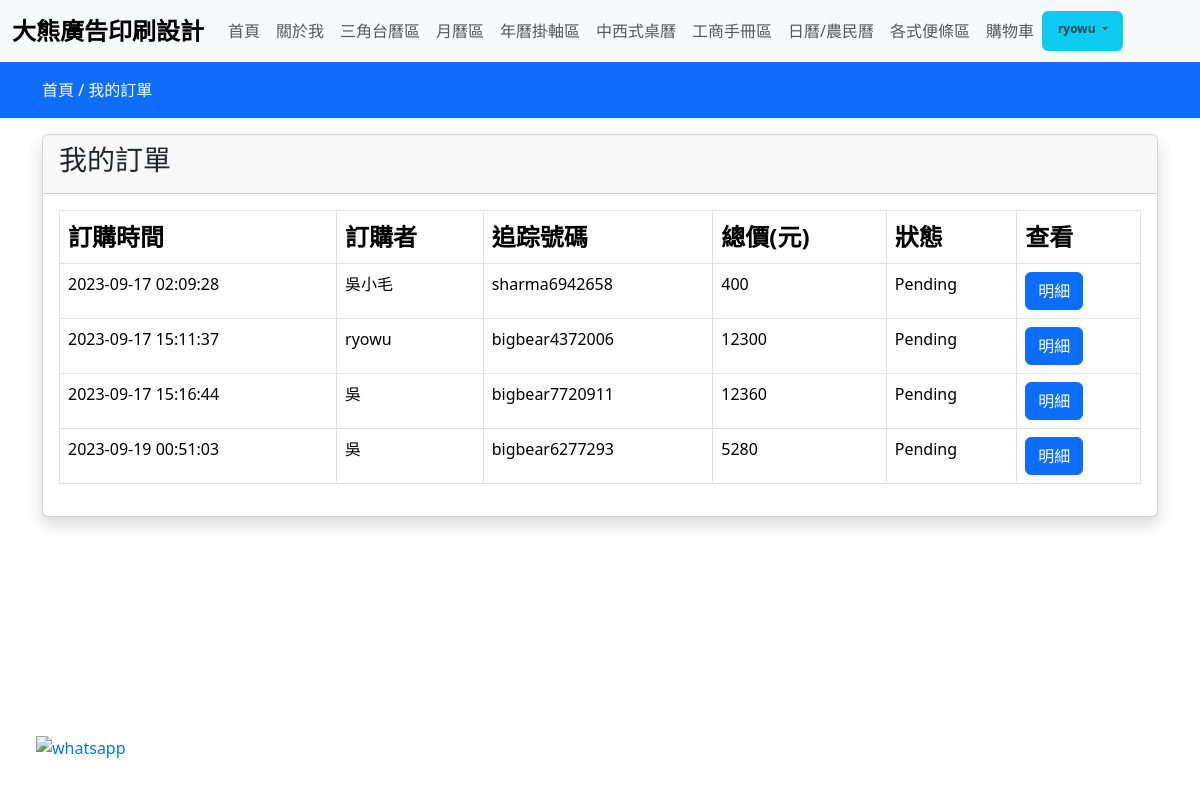
Before: /my-orders (signed in) with the older database file.
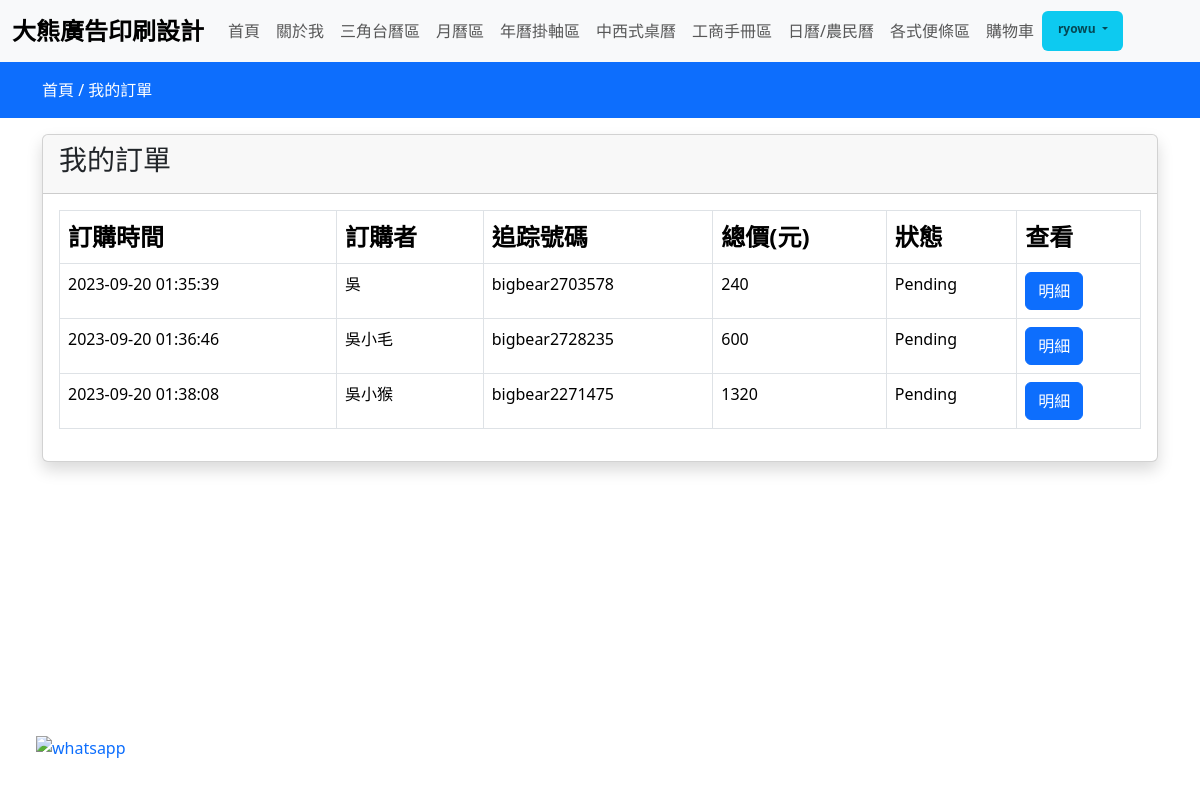
After: the same page with the newer database file.
### store/models.py (models this page shows, shortened)
class Order(models.Model):
  user = models.ForeignKey(User,on_delete=models.CASCADE)
  fname = models.CharField(max_length=150,null=False)
  email = models.CharField(max_length=150,null=False)
  phone = models.CharField(max_length=150,null=False)
  address = models.TextField(null=False)
  city = models.CharField(max_length=150,null=False)
  pincode = models.CharField(max_length=150,null=False)
  total_price = models.FloatField(null=False)
  payment_mode = models.CharField(max_length=150,null=False)
  payment_id = models.CharField(max_length=250,null=True)
  orderstatus = (
    ('Pending','Pending'),
    ('Out For Shipping','Out For Shipping'),
    ('Completed','Completed'),
  )
  status = models.CharField(max_length=150,choices=orderstatus,default='Pending')
  message = models.TextField(max_length=150,null=True)
  tracking_no = models.CharField(max_length=150,null=True)
  created_at = models.DateTimeField(auto_now_add=True)
  updated_at = models.DateTimeField(auto_now=True)

### store/controller/order.py (the view)
# urls.py: path('my-orders', order.index,name="myorders"),
def index(request):
  if request.user.is_superuser:
    orders = Order.objects.all
  else:
    orders = Order.objects.filter(user=request.user)
  context = { 'orders': orders}
  return render(request, "store/orders/index.html",context)

### store/templates/store/orders/index.html
{% extends 'store/layouts/main.html' %}
{% block content %}
  <div class="py-3 bg-primary">
    <div class="container">
      <a href="{% url 'home' %}" class="text-white">首頁 /</a>
      <a href="{% url 'myorders' %}" class="text-white">我的訂單</a>
    </div>
  </div>
  <div class="container my-3">
    <div class="row">
      <div class="col-md-12">
        <div class="card shadow">
          <div class="card-header">
            <h3>我的訂單</h3>
          </div>
          <div class="card-body">
            <table class="table table-bordered">
              <thead>
                <tr class="fs-4">
                  <th>訂購時間</th>
                  <th>訂購者</th>
                  <th>追踪號碼</th>
                  <th>總價(元)</th>
                  <th>狀態</th>
                  <th>查看</th>
                </tr>
              </thead>
              <tbody>
                {% if orders %}
                  {% for item in orders %}
                    <tr>
                      <td>{{ item.created_at|date:"Y-m-d H:i:s" }}</td>
                      <td>{{ item.fname }}</td>
                      <td>{{ item.tracking_no }}</td>
                      <td>{{ item.total_price|stringformat:'d' }}</td>
                      <td>{{ item.status }}</td>
                      <td>
                        <a href="{% url 'orderview' item.tracking_no %}" class="btn btn-primary">明細</a>
                      </td>
                    </tr>
                  {% endfor %}
                {% else %}
                <tr>
                  <td colspan="5" class="fs-4 text-center fw-semibold text-danger">沒有任何訂單記錄</td>
                </tr>
                {% endif %}
              </tbody>
            </table>
          </div>
        </div>
      </div>
    </div>
  </div>
{% endblock content %}

### store/templates/store/layouts/main.html (shortened to what this page needs)
{% load static %}
<!DOCTYPE html>
<html lang="zh-Hant-TW">
<head>
  <link rel="stylesheet" href="https://cdnjs.cloudflare.com/ajax/libs/bootstrap/5.3.1/css/bootstrap.min.css" />
  <link rel="stylesheet" href="https://cdnjs.cloudflare.com/ajax/libs/font-awesome/6.4.2/css/all.min.css" />
  <link href="{% static 'css/custom.css' %}" rel="stylesheet" />
  <link rel="stylesheet" href="//cdn.jsdelivr.net/npm/alertifyjs@1.13.1/build/css/alertify.min.css"/>
  <link rel="stylesheet" href="//cdn.jsdelivr.net/npm/alertifyjs@1.13.1/build/css/themes/default.min.css"/>
</head>
<body>
  {% include "store/inc/navbar.html" %}
  {% block content %}
  {% endblock content %}
  <a href="https://wa.me/+886921625317?text=I'm%20interested%20in%20to%chat" target="_blank" class="whatsapp-chat">
    <img src="{% static '/images/WhatsApp.png' %}" alt="whatsapp" width="70px">
  </a>
</body>
</html>

### store/templates/store/inc/navbar.html (shortened to what this page needs)
<nav class="navbar navbar-expand-lg bg-body-tertiary">
  <div class="container-fluid">
    <a class="navbar-brand fs-4 fw-semibold" href="#">大熊廣告印刷設計</a>
    <div class="collapse navbar-collapse" id="navbarSupportedContent">
      <ul class="navbar-nav me-auto mb-2 mb-lg-0">
        <li class="nav-item">
          <a class="nav-link {% if request.resolver_match.url_name == 'home' %}active{% endif%}" aria-current="page" href="{% url 'home' %}">首頁</a>
        </li>
        <li class="nav-item">
          <a class="nav-link {% if request.resolver_match.url_name == 'about' %}active{% endif%}" aria-current="page" href="{% url 'about' %}">關於我</a>
        </li>
        <li class="nav-item ">
          <a class="nav-link {% if request.path == '/collections/tdca' %}active{% endif%}" href="{% url 'collectionsview' 'tdca' %}">三角台曆區</a>
        </li>
        <li class="nav-item ">
          <a class="nav-link {% if request.path == '/collections/ca' %}active{% endif%}" href="{% url 'collectionsview' 'ca' %}">月曆區</a>
        </li>
        <li class="nav-item ">
          <a class="nav-link {% if request.path == '/collections/chs' %}active{% endif%}" href="{% url 'collectionsview' 'chs' %}">年曆掛軸區</a>
        </li>
        <li class="nav-item ">
          <a class="nav-link {% if request.path == '/collections/cawsdc' %}active{% endif%}" href="{% url 'collectionsview' 'cawsdc' %}">中西式桌曆</a>
        </li>
        <li class="nav-item ">
          <a class="nav-link {% if request.path == '/collections/bh' %}active{% endif%}" href="{% url 'collectionsview' 'bh' %}">工商手冊區</a>
        </li>
        <li class="nav-item ">
          <a class="nav-link {% if request.path == '/collections/cpcd' %}active{% endif%}" href="{% url 'collectionsview' 'cpcd' %}">日曆/農民曆</a>
        </li>
        <li class="nav-item ">
          <a class="nav-link {% if request.path == '/collections/nba' %}active{% endif%}" href="{% url 'collectionsview' 'nba' %}">各式便條區</a>
        </li>
        <li class="nav-item ">
          <a class="nav-link {% if request.resolver_match.url_name == 'cart' %}active{% endif%}" aria-current="page" href="{% url 'cart' %}">購物車</a>
        </li>
        {% if request.user.is_authenticated %}
        <li class="nav-item dropdown badge bg-info">
          <a class="nav-link dropdown-toggle" href="#" role="button" data-bs-toggle="dropdown" aria-expanded="false">
            {{ request.user }}
          </a>
        </li>
        {% endif %}
      </ul>
    </div>
  </div>
</nav>

### static/css/custom.css (style rules this page uses)
.whatsapp-chat { position: fixed; bottom: 05% !important; left: 03% !important; }

### store/templates/store/layouts/main.html (style rules this page uses)
a { text-decoration: none; }

Changed rows visible on the page:
removed Order: created_at "2023-09-17 02:09:28", fname "吳小毛", tracking_no "sharma6942658", total_price "400", status "Pending"
removed Order: created_at "2023-09-17 15:11:37", fname "ryowu", tracking_no "bigbear4372006", total_price "12300", status "Pending"
removed Order: created_at "2023-09-17 15:16:44", fname "吳", tracking_no "bigbear7720911", total_price "12360", status "Pending"
removed Order: created_at "2023-09-19 00:51:03", fname "吳", tracking_no "bigbear6277293", total_price "5280", status "Pending"
added Order: created_at "2023-09-20 01:35:39", fname "吳", tracking_no "bigbear2703578", total_price "240", status "Pending"
added Order: created_at "2023-09-20 01:36:46", fname "吳小毛", tracking_no "bigbear2728235", total_price "600", status "Pending"
added Order: created_at "2023-09-20 01:38:08", fname "吳小猴", tracking_no "bigbear2271475", total_price "1320", status "Pending"
